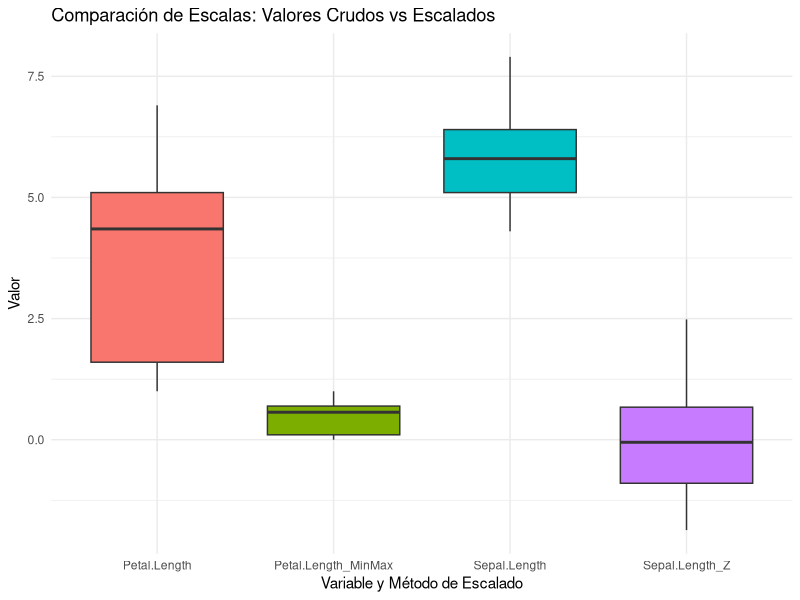

Recreate this plot in R.
# ==============================================================================
# 12_escalado_y_codificacion.R: Escalado Numérico y Codificación Categórica
# ==============================================================================

# 1. Carga de librerías
library(tidyverse)

# 2. Carga y Simulación de datos
data("iris")
datos_crudos <- as_tibble(iris)

# Añadir una variable categórica arbitraria para ilustrar One-Hot Encoding
set.seed(42)
datos_crudos <- datos_crudos %>%
  mutate(Region = sample(c("Norte", "Sur", "Este"), size = nrow(datos_crudos), replace = TRUE))

# 3. Escalado Numérico (Min-Max y Z-score)
# Función para Min-Max Escalado [0, 1]
min_max_scale <- function(x) {
  return((x - min(x)) / (max(x) - min(x)))
}

# Aplicar estandarización (Z-score) y escalado Min-Max
datos_escalados <- datos_crudos %>%
  mutate(
    # Z-score: Resta de la media y división por la desviación estándar (función scale de R base)
    Sepal.Length_Z = as.numeric(scale(Sepal.Length)),
    Sepal.Width_Z  = as.numeric(scale(Sepal.Width)),
    # Min-Max: Escala en rango estricto entre 0 y 1
    Petal.Length_MinMax = min_max_scale(Petal.Length),
    Petal.Width_MinMax  = min_max_scale(Petal.Width)
  )

# Visualizar la diferencia del escalado mediante boxplot comparativo
datos_escalados %>%
  select(Sepal.Length, Sepal.Length_Z, Petal.Length, Petal.Length_MinMax) %>%
  pivot_longer(cols = everything(), names_to = "Metodo", values_to = "Valor") %>%
  ggplot(aes(x = Metodo, y = Valor, fill = Metodo)) +
  geom_boxplot() +
  theme_minimal() +
  theme(legend.position = "none") +
  labs(title = "Comparación de Escalas: Valores Crudos vs Escalados",
       x = "Variable y Método de Escalado",
       y = "Valor")

# 4. Codificación Categórica (One-Hot Encoding usando R base y model.matrix)
# Creamos las variables binarias ficticias (dummy variables) para 'Region'
dummies <- model.matrix(~ Region - 1, data = datos_escalados) %>% as_tibble()

# Unir las variables numéricas escaladas con las dummies codificadas
datos_preprocesados <- datos_escalados %>%
  select(Species, Sepal.Length_Z, Sepal.Width_Z, Petal.Length_MinMax, Petal.Width_MinMax) %>%
  bind_cols(dummies)

print("Estructura final del dataset tras preprocesamiento:")
print(head(datos_preprocesados))
